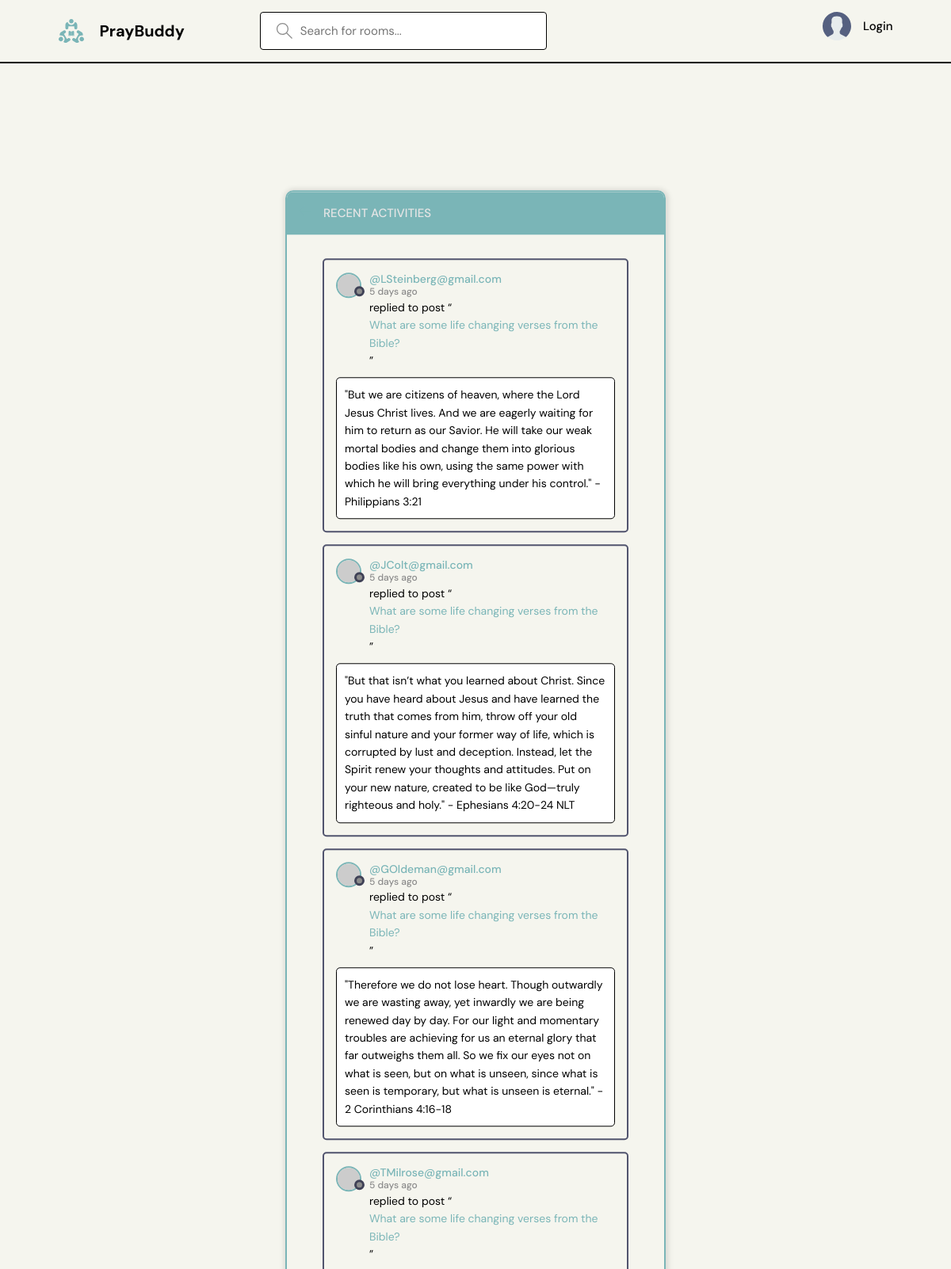
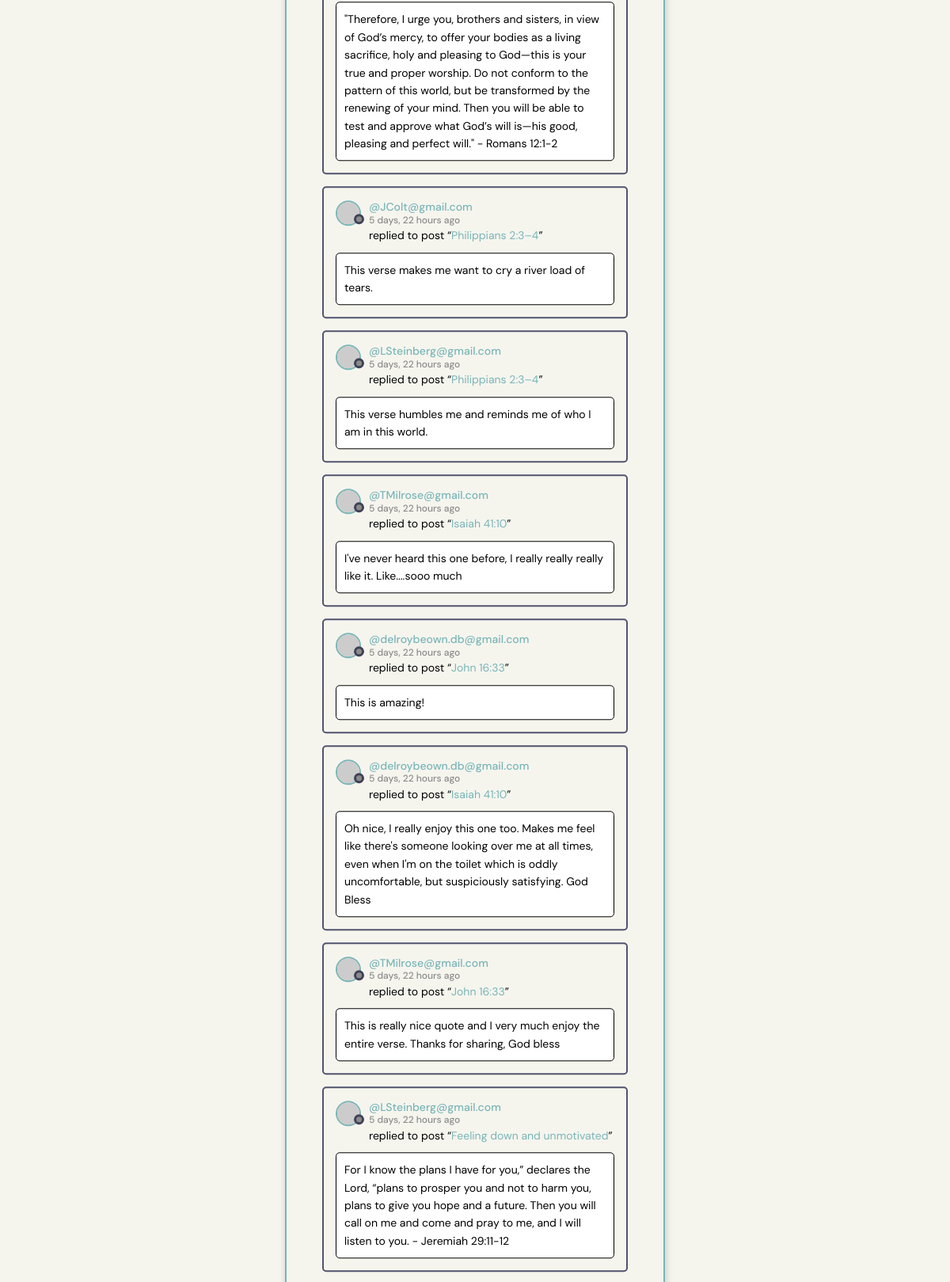
The page /activity/ (upper part) on the database its author committed (2 pictures, top to bottom).
### base/models.py (models this page shows, shortened)
class Message(models.Model):
    user = models.ForeignKey(User, on_delete=models.CASCADE)
    room = models.ForeignKey(Room, on_delete=models.CASCADE)
    body = models.TextField()
    updated = models.DateTimeField(auto_now=True)
    created = models.DateTimeField(auto_now_add=True)
    class Meta:
        ordering = ['-updated', '-created']

class User(AbstractUser):
    name = models.CharField(max_length=200, null=True)
    email = models.EmailField(unique=True, null=True)
    bio = models.TextField(null=True)
    avatar = models.ImageField(null=True, default='avatar.svg')
    USERNAME_FIELD = 'email'
    REQUIRED_FIELDS = []

class Room(models.Model):
    host = models.ForeignKey(User, on_delete=models.SET_NULL, null=True)
    topic = models.ForeignKey(Topic, on_delete=models.SET_NULL, null=True)
    name = models.CharField(max_length=200)
    description = models.TextField(null=True, blank=True)
    participants = models.ManyToManyField(
        User, related_name='participants', blank=True)
    updated = models.DateTimeField(auto_now=True)
    created = models.DateTimeField(auto_now_add=True)
    class Meta:
        ordering = ['-updated', '-created']
    def __str__(self):
        return self.name

### base/views.py (the view)
# urls.py: path('activity/', views.activityPage, name='activity'),
def activityPage(request):
    room_messages = Message.objects.all()
    return render(request, 'base/activity.html', {'room_messages': room_messages})

### base/templates/base/activity.html (shortened to what this page needs)
{% extends 'main.html' %}
{% block content %}
<main class="layout">
  <div class="container">
    <div class="layout__box">
      <div class="layout__boxHeader">
        <div class="layout__boxTitle">
          <a href="{% url 'home' %}">
            <svg version="1.1" xmlns="http://www.w3.org/2000/svg" width="32" height="32" viewBox="0 0 32 32">
              <title>arrow-left</title>
              <path
                d="M13.723 2.286l-13.723 13.714 13.719 13.714 1.616-1.611-10.96-10.96h27.625v-2.286h-27.625l10.965-10.965-1.616-1.607z">
              </path>
            </svg>
          </a>
          <h3>Recent Activities</h3>
        </div>
      </div>
      <div class="activities-page layout__body">
        {% for message in room_messages %}
        <div class="activities__box">
            <div class="activities__boxHeader roomListRoom__header">
                <a href="{% url 'user-profile' message.user.id %}" class="roomListRoom__author">
                    <div class="avatar avatar--small">
                        <img src="https://randomuser.me/api/portraits/women/11.jpg" />
                    </div>
                    <p>
                        @{{ message.user }}
                        <span>{{ message.created|timesince}} ago</span>
                    </p>
                </a>
            </div>
            <div class="activities__boxContent">
                <p>replied to post “<a href="{% url 'room' message.room.id %}">{{ message.room }}</a>”</p>
                <div class="activities__boxRoomContent">
                    {{ message.body }}
                </div>
            </div>
        </div>
        {% endfor %}
      </div>
    </div>
  </div>
</main>
{% endblock content %}

### static/styles/style.css (style rules this page uses)
:root { --color-main: #7AB5B7; --text-color-dark: #000000; --color-main-light: #e1f6fb; --color-dark: #3f4156; --color-dark-medium: #51546e; --color-dark-light: #696d97; --color-light: #e5e5e5; --color-gray: #8b8b8b; --color-light-gray: #b2bdbd; --color-bg: #f5f5ee; --color-success: #5dd693; --color-error: #fc4b0b; }
* { font-family: "DM Sans", -apple-system, BlinkMacSystemFont, "Segoe UI", Roboto, Oxygen, Ubuntu, Cantarell, "Open Sans", "Helvetica Neue", sans-serif; margin: 0; padding: 0; box-sizing: border-box; text-rendering: optimizeLegibility; font-size: inherit; }
html { font-size: 56.25%; }
@media only screen and (min-width: 1200px) { html { font-size: 62.5%; } }
body { line-height: 1.6; font-weight: 400; font-size: 1.5rem; color: var(--text-color-dark); background-color: var(--color-bg); min-height: 100vh; }
img { width: 100%; }
a { display: inline-block; color: var(--color-main); text-decoration: none; }
.container { max-width: 120rem; width: 90%; margin: auto; }
.avatar { position: relative; display: inline-block; border-radius: 50%; border: 2px solid var(--color-main); }
.avatar img { display: block; border-radius: 50%; object-fit: cover; object-position: center; }
.avatar::after { content: ""; display: block; position: absolute; background-color: var(--color-gray); z-index: 111; border-radius: 50%; border: 0.3rem solid var(--color-dark); }
.avatar.avatar--small img { width: 2.8rem; height: 2.8rem; }
.avatar.avatar--small:after { width: 0.7rem; height: 0.7rem; bottom: 0px; right: -6px; }
.layout { margin-top: 2.4rem; }
.layout>.container { display: flex; justify-content: space-between; align-items: flex-start; }
.layout__box { width: 90%; max-width: 48rem; min-height: 40rem; position: absolute; top: 50%; left: 50%; transform: translate(-50%, -46%); background-color: transparent; border-radius: 1rem; border: 2px solid var(--color-main); box-shadow: 1px 1px 6px 3px rgba(0, 0, 0, 0.1); overflow: hidden; }
.layout__boxHeader { display: flex; padding: 1.5rem; background-color: var(--color-main); }
.layout__boxTitle { display: flex; gap: 1.5rem; align-items: center; }
.layout__boxTitle h3 { text-transform: uppercase; font-weight: 500; color: var(--color-light); }
.layout__boxTitle svg { width: 1.6rem; height: 1.6rem; fill: var(--color-main); }
.layout__body { margin: 3rem; }
.roomListRoom__header { display: flex; justify-content: space-between; align-items: center; }
.roomListRoom__author { font-weight: 500; display: flex; align-items: center; gap: 1rem; }
.activities__box { margin: 1.5rem; padding: 1.5rem; border: 2px solid var(--color-dark-medium); border-radius: 5px; }
.activities__boxHeader p { font-size: 1.4rem; line-height: 1.3; }
.activities__boxHeader p span { color: var(--color-gray); font-size: 1.2rem; display: block; }
.activities__boxContent { margin-left: 4.2rem; }
.activities__boxContent { font-size: 1.4rem; }
.activities__boxRoomContent { background: #fff; color: var(--text-color-dark); padding: 1rem; border-radius: 5px; border: 1px solid #000; margin-top: 1rem; margin-left: -4.2rem; }

### rows shown on the page
Message: user "LSteinberg@gmail.com", created "5 days", room "What are some life changing verses from the Bible?", body "\"But we are citizens of heaven, where the Lord Jesus Christ lives. And we are eagerly waiting for him to return as our Savior. He will take our weak mortal bodies and change them into glorious bodies like his own, using the same power with which he will bring everything under his control.\" - Philippians 3:21"
Message: user "JColt@gmail.com", created "5 days", room "What are some life changing verses from the Bible?", body "\"But that isn’t what you learned about Christ. Since you have heard about Jesus and have learned the truth that comes from him, throw off your old sinful nature and your former way of life, which is corrupted by lust and deception. Instead, let the Spirit renew your thoughts and attitudes. Put on your new nature, created to be like God—truly righteous and holy.\" - Ephesians 4:20-24 NLT"
Message: user "GOldeman@gmail.com", created "5 days", room "What are some life changing verses from the Bible?", body "\"Therefore we do not lose heart. Though outwardly we are wasting away, yet inwardly we are being renewed day by day. For our light and momentary troubles are achieving for us an eternal glory that far outweighs them all. So we fix our eyes not on what is seen, but on what is unseen, since what is seen is temporary, but what is unseen is eternal.\" - 2 Corinthians 4:16-18"
Message: user "TMilrose@gmail.com", created "5 days", room "What are some life changing verses from the Bible?", body "\"Therefore, I urge you, brothers and sisters, in view of God’s mercy, to offer your bodies as a living sacrifice, holy and pleasing to God—this is your true and proper worship. Do not conform to the pattern of this world, but be transformed by the renewing of your mind. Then you will be able to test and approve what God’s will is—his good, pleasing and perfect will.\" - Romans 12:1-2"
Message: user "JColt@gmail.com", created "5 days, 22 hours", room "Philippians 2:3–4", body "This verse makes me want to cry a river load of tears."
Message: user "LSteinberg@gmail.com", created "5 days, 22 hours", room "Philippians 2:3–4", body "This verse humbles me and reminds me of who I am in this world."
Message: user "TMilrose@gmail.com", created "5 days, 22 hours", room "Isaiah 41:10", body "I've never heard this one before, I really really really like it. Like....sooo much"
Message: user "delroybeown.db@gmail.com", created "5 days, 22 hours", room "John 16:33", body "This is amazing!"
Message: user "delroybeown.db@gmail.com", created "5 days, 22 hours", room "Isaiah 41:10", body "Oh nice, I really enjoy this one too. Makes me feel like there's someone looking over me at all times, even when I'm on the toilet which is oddly uncomfortable, but suspiciously satisfying. God Bless"
Message: user "TMilrose@gmail.com", created "5 days, 22 hours", room "John 16:33", body "This is really nice quote and I very much enjoy the entire verse. Thanks for sharing, God bless"
Message: user "LSteinberg@gmail.com", created "5 days, 22 hours", room "Feeling down and unmotivated", body "For I know the plans I have for you,” declares the Lord, “plans to prosper you and not to harm you, plans to give you hope and a future. Then you will call on me and come and pray to me, and I will listen to you. - Jeremiah 29:11-12"
